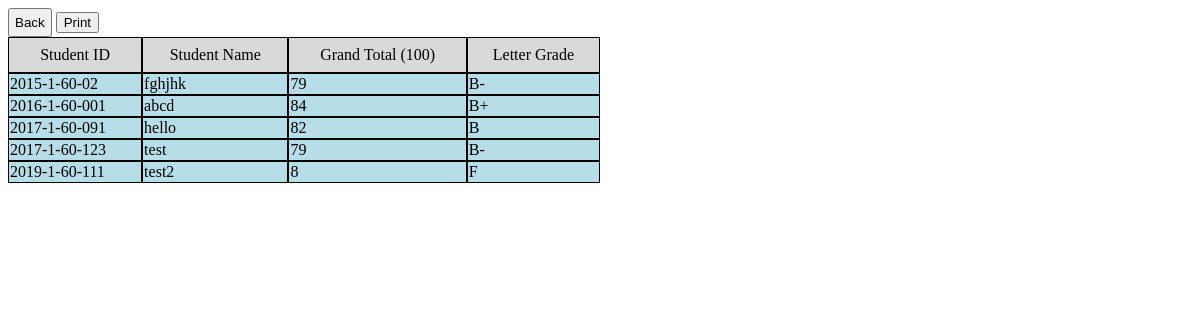
Page /final_grade.php on the committed database.
### tables this page shows
CREATE TABLE `student` (
  `id` int(11) NOT NULL,
  `name` text NOT NULL,
  `student_id` text NOT NULL
);

### config/connect.php (called while the page is built, shortened)
<?php
class database {
 public $host=db_host;
 public $user=db_user;
 public $pass=db_pass;
 public $db=db_name;
 public $conn;
public function connection(){
     $this->conn =mysqli_connect($this->host,$this->user,$this->pass,$this->db);
     if(!$this->conn){
       echo "Conection failed";
     }
     else return 1;
}
public function select($query){
 return $this->result=mysqli_query($this->conn, $query);
}
public function process_mysql_array($info){
  $res=array();
  $c=0;
  foreach ($info as $key => $value) {
    if($c%2==1)$res[$key]=$value;
    $c++;
  }
  return $res;
}
public function get_sql_array($sql){
  $info=array();
  $res=$this->select($sql);
  while($row=mysqli_fetch_array($res)){
      $sub=$this->process_mysql_array($row);
      array_push($info, $sub);
   }
   return $info;
}
}
?>

### include_script.php (called while the page is built, shortened)
<?php
include "config/connect.php";
$db=new database();
?>

### final_grade.php (the view, shortened to what this page needs)
<?php
include "include_script.php";
?>
<button type="button" class="btn_class" onclick="javascript:history.back()">Back</button>
<input type="button" name="btnprint" value="Print" onclick="PrintMe('DivID')"/>
<?php
$total_marks=0;
$sql="select
	    id,exam_in_taken,(co1+co2+co3+co4)/exam_in_taken as ratio
		from assessment";
	$ex_info=$db->get_sql_array($sql);
	foreach($ex_info as $key => $value){
		$exam_in=$value['exam_in_taken'];
		$ratio=$value['ratio'];
		$obtained=$exam_in * $ratio ;
	$total_marks=$total_marks+$obtained;
	}
?>
<div id="DivID">
	<link rel="stylesheet" type="text/css" href="style/final.css">
	<table class="table_style" cellspacing=0>
		<tr>
			<td class="td_class1">Student ID</td>
			<td class="td_class1">Student Name</td>
			<td class="td_class1">Grand Total (<?php echo $total_marks; ?>) </td>
			<td class="td_class1">Letter Grade</td>
		</tr>
<?php
$sql="select * from student
		order by student_id
	";
$info=$db->get_sql_array($sql);
foreach ($info as $key => $value) {
			$student_name=$value['name'];
			$student_id=$value['student_id'];
		$grand_total=0;
$sql="select
	    id,(co1+co2+co3+co4)/exam_in_taken as ratio
		from assessment";
	$ex_info=$db->get_sql_array($sql);
	foreach($ex_info as $key => $value){
		$a_id=$value['id'];
		$ratio=$value['ratio'];
	$sql="select * from result where student_id='$student_id' and a_id=$a_id";
	$info1=$db->get_sql_array($sql);
	$co1=0;
	$co2=0;
	$co3=0;
	$co4=0;
		foreach($info1 as $key => $value){
			$co1=$value['co1'];
			$co2=$value['co2'];
			$co3=$value['co3'];
			$co4=$value['co4'];
		}
			$total=(float)$co1+$co2+$co3+$co4;
			$obtained=$total*$ratio;
			$grand_total=$grand_total+$obtained;
}
		$letter_grade="-";
		if($grand_total>=($total_marks * 0.97))$letter_grade="A+";
		else if($grand_total>=($total_marks * 0.9) && $grand_total<($total_marks * 0.97))$letter_grade="A";
		else if($grand_total>=($total_marks * 0.87) && $grand_total<($total_marks * 0.9))$letter_grade="A-";
		else if($grand_total>=($total_marks * 0.83) && $grand_total<($total_marks * 0.87))$letter_grade="B+";
		else if($grand_total>=($total_marks * 0.8) && $grand_total<($total_marks * 0.83))$letter_grade="B";
		else if($grand_total>=($total_marks * 0.77) && $grand_total<($total_marks * 0.8))$letter_grade="B-";
		else if($grand_total>=($total_marks * 0.73) && $grand_total<($total_marks * 0.77))$letter_grade="C+";
		else if($grand_total>=($total_marks * 0.7) && $grand_total<($total_marks * 0.73))$letter_grade="C";
		else if($grand_total>=($total_marks * 0.67) && $grand_total<($total_marks * 0.7))$letter_grade="C-";
		else if($grand_total>=($total_marks * 0.63) && $grand_total<($total_marks * 0.67))$letter_grade="D+";
		else if($grand_total>=($total_marks * 0.6) && $grand_total<($total_marks * 0.63))$letter_grade="D";
		else if($grand_total < $total_marks * 0.6)$letter_grade="F";
		else $letter_grade="I";
?>
		<tr>
			<td class="td_class2"><?php echo $student_id; ?></td>
			<td class="td_class2"><?php echo $student_name; ?></td>
			<td class="td_class2"><?php echo $grand_total; ?></td>
			<td class="td_class2"><?php echo $letter_grade; ?></td>
		</tr>
<?php
	}
?>
</table>
</div>

### style/final.css (style rules this page uses)
.btn_class { padding: 5px; }
.td_class1 { border: solid 1px #000000; padding: 8px; background-color: #d9d9d9; text-align: center; }
.td_class2 { border: solid 1px #000000; background-color: #b7dee8; }
.table_style { width: 50%; }

### rows in the picture
student: student "2015-1-60-02", name "fghjhk", grand_total "79", letter_grade "B-"
student: student "2016-1-60-001", name "abcd", grand_total "84", letter_grade "B+"
student: student "2017-1-60-091", name "hello", grand_total "82", letter_grade "B"
student: student "2017-1-60-123", name "test", grand_total "79", letter_grade "B-"
student: student "2019-1-60-111", name "test2", grand_total "8", letter_grade "F"

### other values in the picture
$total_marks "100"
